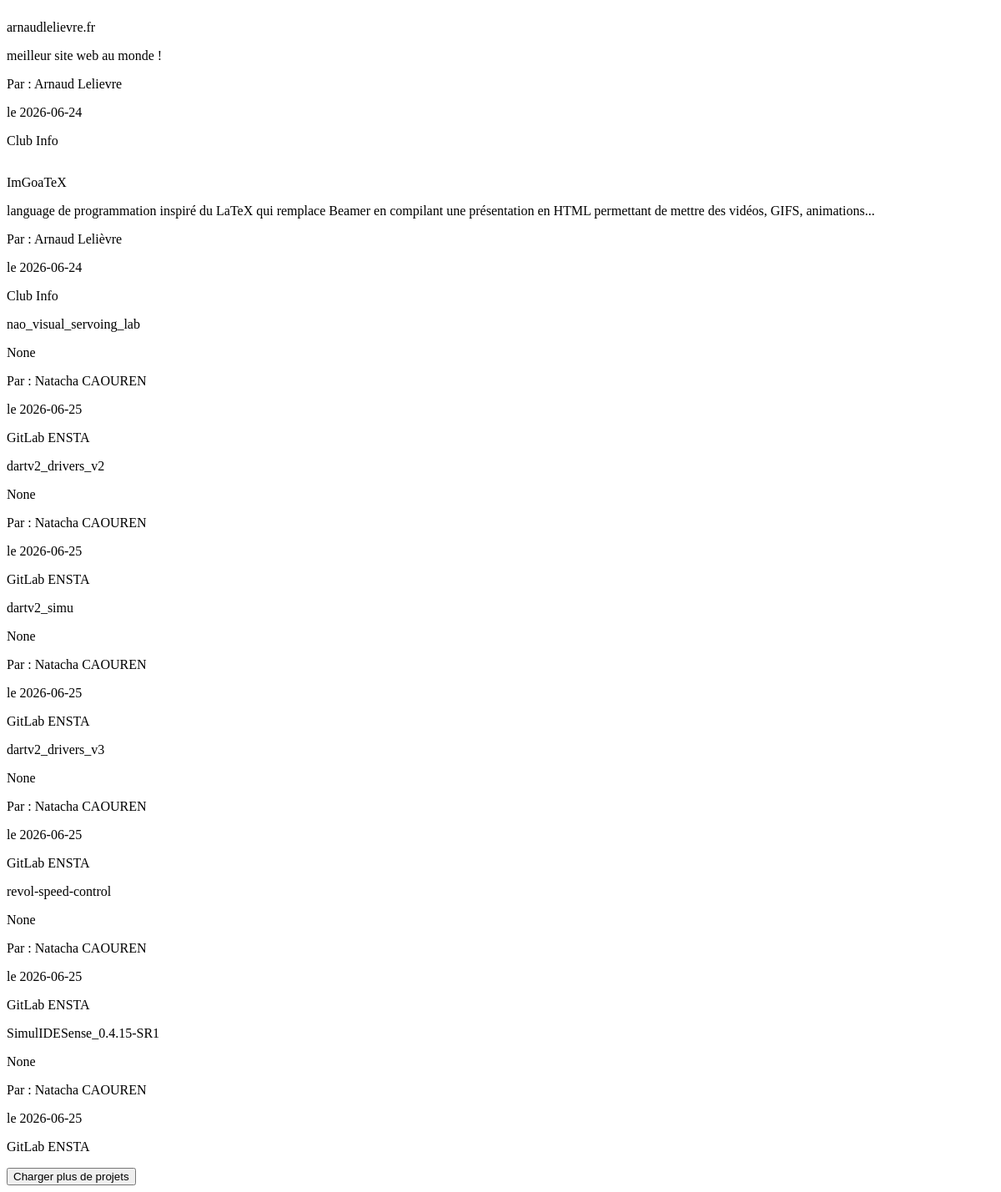
The app's page /projets_enstasiens/more, older data.
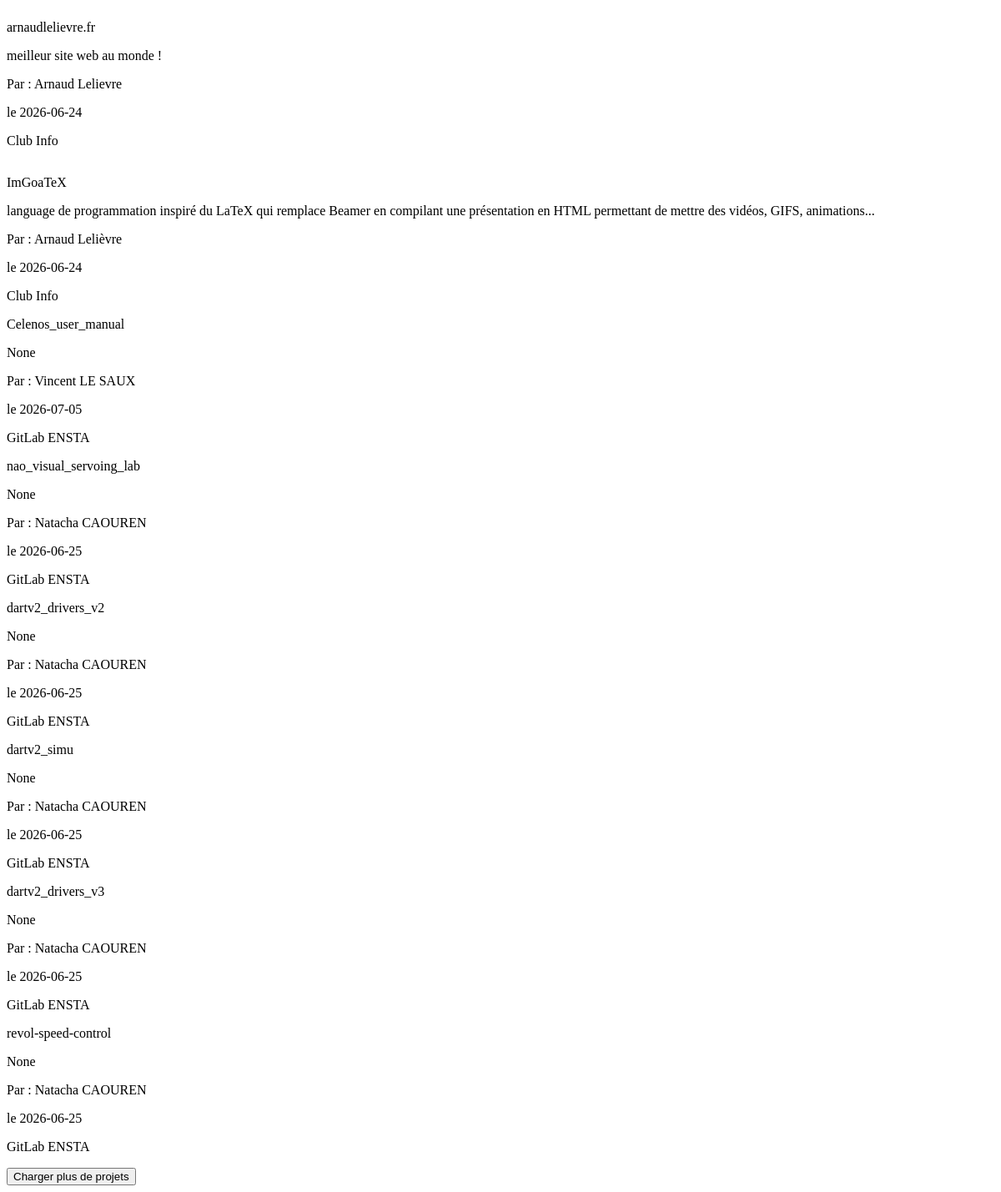
The same page, newer data.
### tables this page shows
CREATE TABLE projects (
        id INTEGER PRIMARY KEY AUTOINCREMENT,
        title TEXT,
        description TEXT,
        author TEXT,
        date TEXT,
        image TEXT,
        type TEXT,
        link TEXT
    );

CREATE TABLE gitlab_projects (
        id INTEGER PRIMARY KEY AUTOINCREMENT,
        gitlab_id INTEGER UNIQUE NOT NULL,
        title TEXT,
        description TEXT,
        author TEXT,
        date TEXT,
        image TEXT,
        type TEXT DEFAULT 'gitlab',
        link TEXT,
        path_with_namespace TEXT,
        topics TEXT,
        fetched_at TEXT
    );

### backend.py (the view)
@app.route("/projets_enstasiens/more")
def more_projets_enstasiens():
    offset = max(0, request.args.get("offset", default=0, type=int))
    limit = min(24, max(1, request.args.get("limit", default=PROJECTS_PAGE_LIMIT, type=int)))
    page = get_enstasien_projects(limit=limit, offset=offset)
    return render_template(
        "_project_load_more.html",
        data=page["projects"],
        next_offset=page["next_offset"],
        has_more=page["has_more"],
        show_empty=False,
    )

### backend.py (called while the page is built)
def get_db():
    if "db" not in g:
        g.db = sqlite3.connect(DATABASE)
        g.db.row_factory = sqlite3.Row
    return g.db

### templates/_project_load_more.html
{% include "_project_cards.html" %}
{% if has_more %}
<button
    class="load-more-projects"
    hx-get="{{ url_for('more_projets_enstasiens', offset=next_offset) }}"
    hx-target="this"
    hx-swap="outerHTML"
>
    Charger plus de projets
</button>
{% endif %}

### templates/_project_cards.html (shortened to what this page needs)
{% for project in data %}
<div
    class="card{% if project.link %} card-clickable{% endif %}"
    {% if project.link %}onclick="window.open('{{ project.link }}', '_blank')"{% endif %}
>
    <div class="card-content">
        <div class="card-title">
            <p>{{ project.title }}</p>
        </div>
        <div class="card-description">
            <p>{{ project.description }}</p>
        </div>
    </div>
    <div class="card-infos">
        <p>Par : {{ project.author }}</p>
        <p>le {{ project.date }}</p>
        <p>{% if project.type == "gitlab" %}GitLab ENSTA{% else %}Club Info{% endif %}</p>
    </div>
</div>
{% else %}
    {% if show_empty|default(true) %}
    <div class="empty-results">
        <p>Aucun projet ne correspond à cette recherche.</p>
    </div>
    {% endif %}
{% endfor %}

Row changes from the older to the newer data that the page shows:
no longer on this page (row edited): gitlab_projects: title "SimulIDESense_0.4.15-SR1", description "None", author "Natacha CAOUREN", date "2026-06-25", type "GitLab ENSTA"
now on this page (row edited): gitlab_projects: title "Celenos_user_manual", description "None", author "Vincent LE SAUX", date "2026-07-05", type "GitLab ENSTA"
